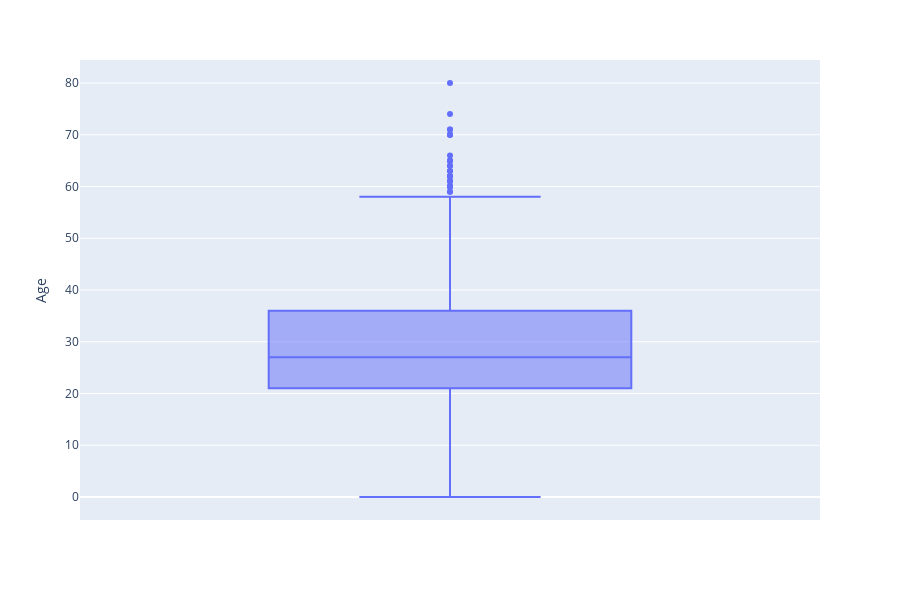

Notebook cell for this chart:
### Code cell
fig = px.box(df_clean, y='Age', height=600)
fig.show()

### Figure 1 — Plotly figure (JSON) as saved in the notebook; plotly's stock layout.template omitted (floating-point values rounded to 4 significant figures; data arrays with more than 128 entries replaced by an {"elided": "..."} marker saying what was removed)
{"data": [{"alignmentgroup": "True", "hovertemplate": "Age=%{y}<extra></extra>", "legendgroup": "", "marker": {"color": "#636efa"}, "name": "", "notched": false, "offsetgroup": "", "orientation": "v", "showlegend": false, "type": "box", "x0": " ", "xaxis": "x", "y": {"elided": "891 int values"}, "y0": " ", "yaxis": "y"}], "layout": {"boxmode": "group", "height": 600, "legend": {"tracegroupgap": 0}, "margin": {"t": 60}, "xaxis": {"anchor": "y", "domain": [0, 1]}, "yaxis": {"anchor": "x", "domain": [0, 1], "title": {"text": "Age"}}}}
